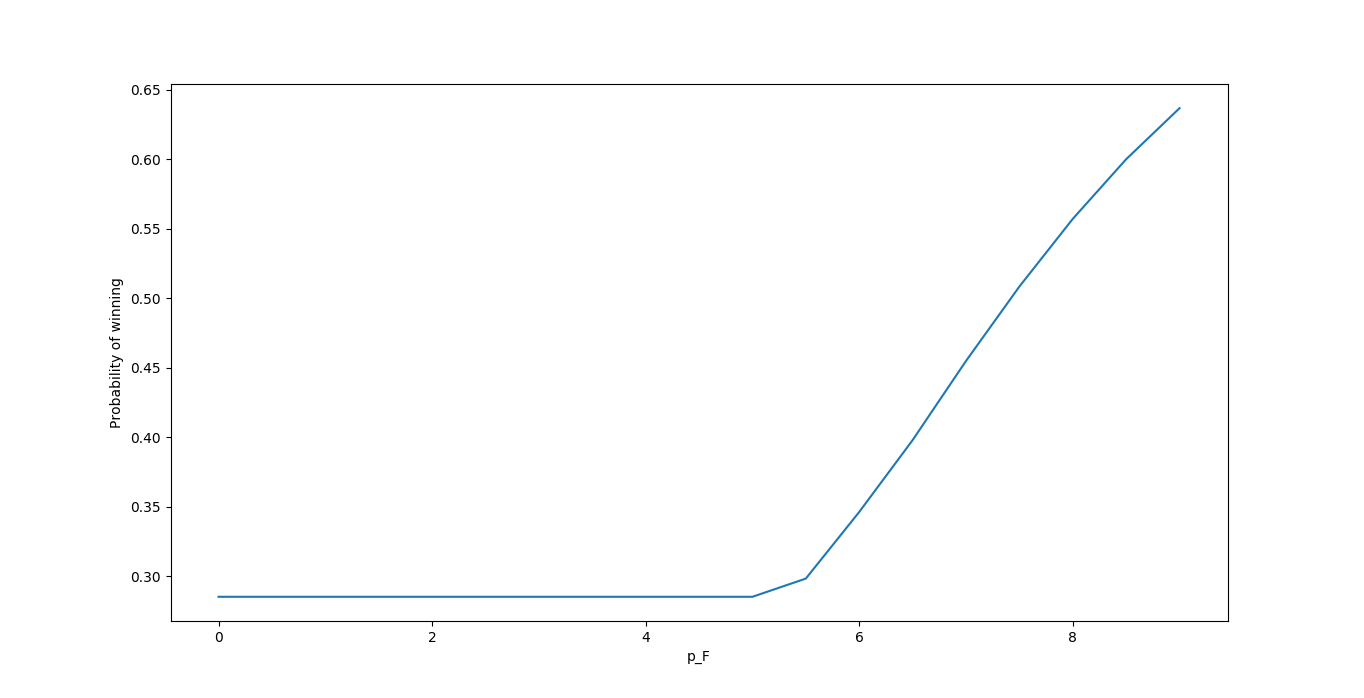

This figure's Python source:
import numpy as np
import matplotlib.pyplot as plt

########################################################################################################################
#   Homework 6.3 (7.1) - Tennis Problem
#   (F)ast and (S)low serves with probability of landing inbounds of p_F and p_S, and winning the point of
#   q_F and q_S, respectively. Solving for optimal contingency plan using value iteration.
#
#   Players start at 30-30 score. Thus, if either player goes ahead by 2 points, that player wins.
#   
#   8 states - {L, -1F, -1, 0F, 0, 1F, 1, W}
#               0   1    2  3   4   5   6  7
#
########################################################################################################################

def genPhi(p, q):
    phi = np.zeros((8,8), dtype=np.float)
    
    phi[0,0] = 1
    
    phi[1,0] = p * (1 - q) + (1 - p)
    phi[1,2] = p * q
    
    phi[2,0] = p * (1 - q)
    phi[2,1] = 1 - p
    phi[2,4] = p * q
    
    phi[3,2] = p * (1 - q) + (1 - p)
    phi[3,4] = p * q
    
    phi[4,2] = p * (1 - q)
    phi[4,3] = 1 - p
    phi[4,6] = p * q
    
    phi[5,4] = p * (1 - q) + (1 - p)
    phi[5,6] = p * q
    
    phi[6,4] = p * (1 - q)
    phi[6,5] = 1 - p
    phi[6,7] = p * q
    
    phi[7,7] = 1

    return phi

c2g = np.zeros((8, 100), dtype=np.float)
cp = np.zeros((8, 100), dtype=np.float)
c2g[0, :] = 100 # Penalty for losing

p_S = 0.95

q_F = 0.6
q_S = 0.4

prob = np.zeros(19)

phi_S = genPhi(p_S, q_S)

for p_F20 in range(0, 19):
    p_F = 1.0 * p_F20 / 20
    phi_F = genPhi(p_F, q_F)
    for k in range(1, 100):
        cp[:,k] = np.argmin(np.array([np.dot(phi_S, c2g[:,k-1]), np.dot(phi_F, c2g[:,k-1])]), axis=0)
        c2g[:,k] = 1 + np.amin(np.array([np.dot(phi_S, c2g[:,k-1]), np.dot(phi_F, c2g[:,k-1])]), axis=0)

    phi = (np.multiply(cp[:,99] == 1, phi_F.transpose()) + np.multiply(cp[:,99] == 0, phi_S.transpose())).transpose()
    phi_N = np.linalg.matrix_power(phi, 20)
    prob[p_F20] = phi_N[4, 7]

plt.plot(np.arange(9.5, step=0.5), prob)
plt.ylabel('Probability of winning')
plt.xlabel('p_F')
plt.show()
